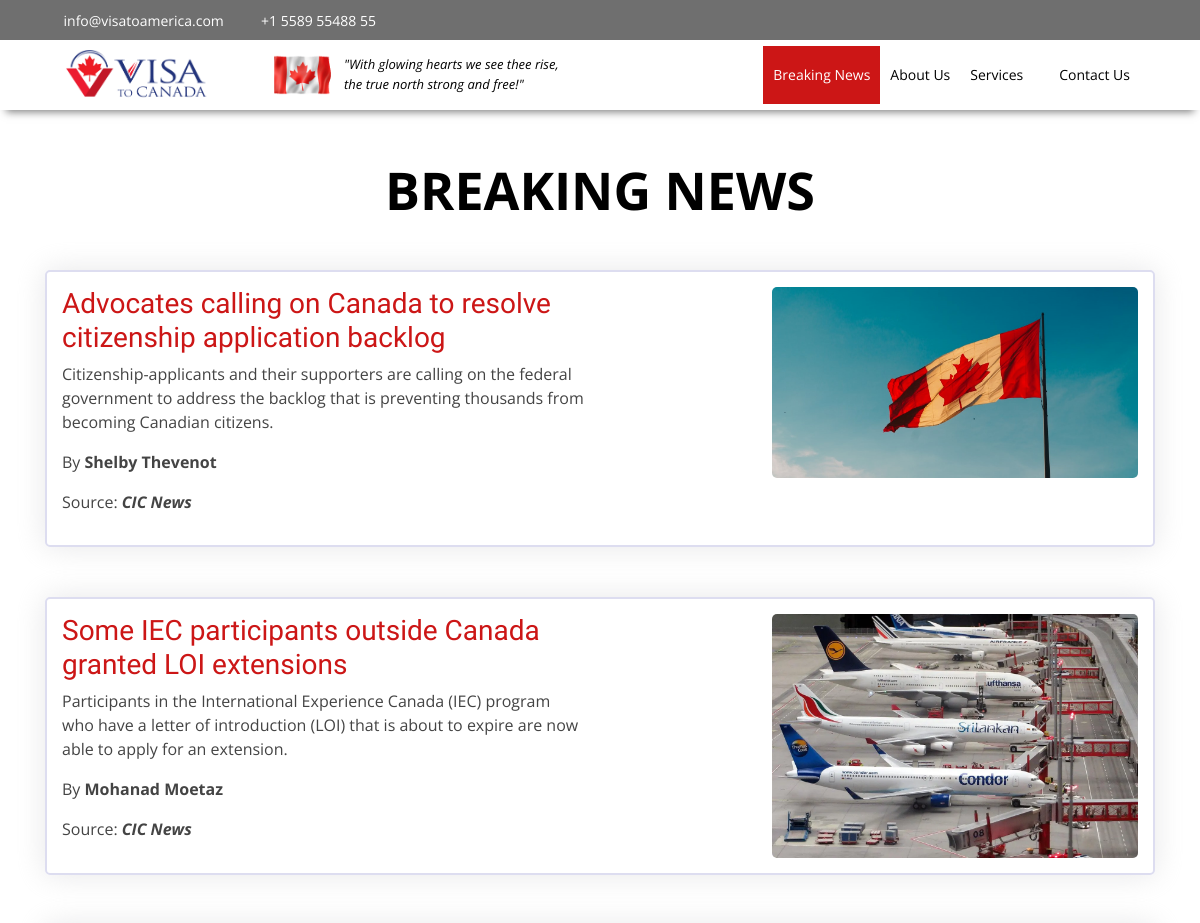
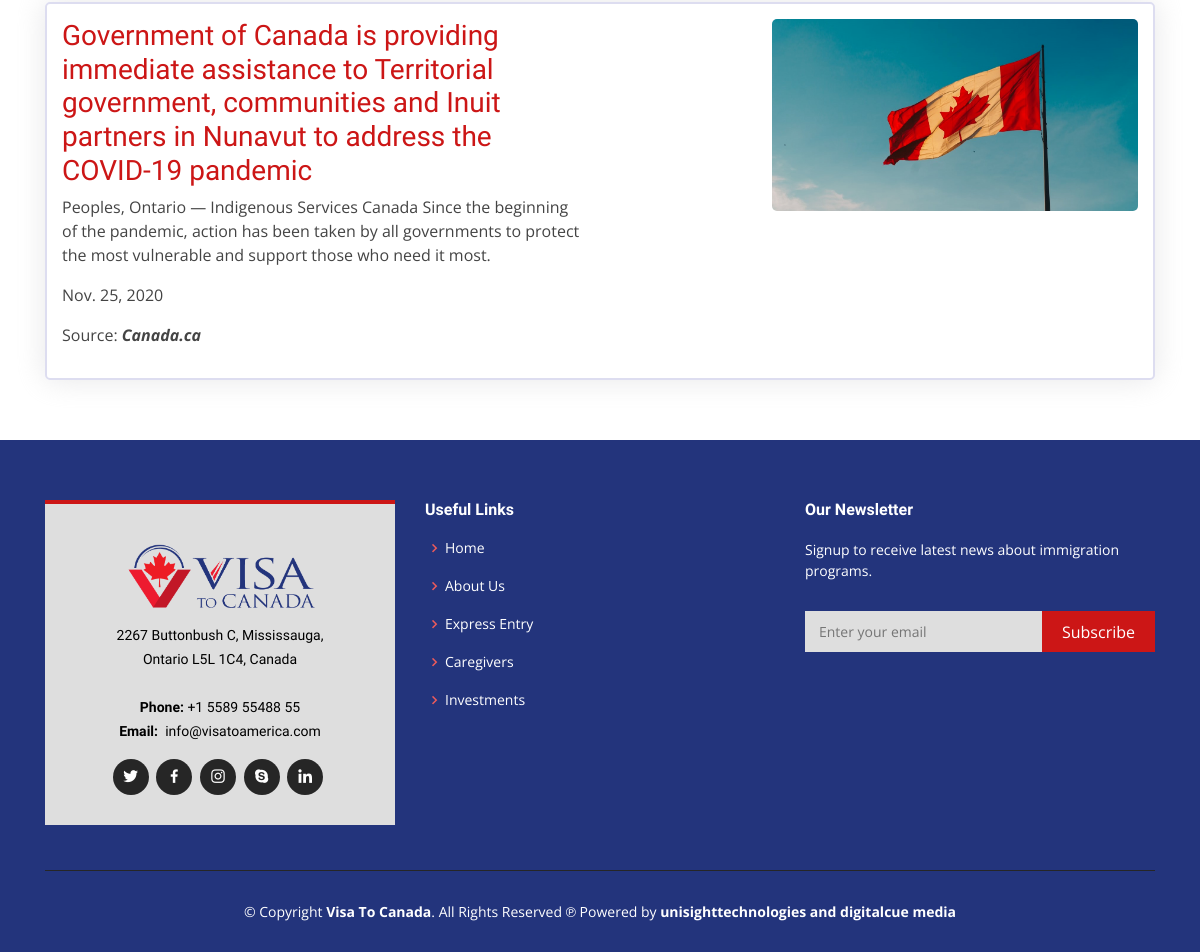
The app's page /blogs/ with its own data (2 pictures, top to bottom).
### visa_app/models.py (models this page shows, shortened)
class News(models.Model):
    CHOICES = [
        ('CIC News', 'CIC News'),
        ('Canada.ca', 'Canada.ca')
    ]
    title = models.CharField(max_length=300)
    author = models.CharField(max_length=150, null=True, blank=True)
    date = models.DateField(null=True, blank=True)
    description = models.CharField(max_length=600)
    source = models.CharField(max_length=50, choices=CHOICES, default="CIC News")
    url = models.URLField(max_length=300, help_text="Paste the URL of the article that you are creating.")
    image = models.ImageField(upload_to='', default='default.png')
    class Meta:
        verbose_name_plural = "News"
    @property
    def imageURL(self):
        try:
            url = self.image.url
        except:
            url = ''
        return url

### visa_app/views.py (the view)
# urls.py: path('blogs/', views.Blog.as_view(), name="blogs")
class Blog(View):
    def get(self, request, *args, **kwargs):
        news = models.News.objects.all()
        context = {
            'news': news
        }
        return render(request, 'blogs.html', context=context)

### visa_app/templates/blogs.html
{% extends 'base.html' %}
{% load static %}
{% block body_block %}
<main id="main">
<section id="blogs">
<div class="section-title">
  <span style="color: black;">Breaking News</span>
</div>
  <div class="container">
    {% for article in news %}
          <div class="blog-box">
            <div class="row" data-aos="fade-up">
            <div class="col">
              <a href="{{ article.url }}"><h3 class="blog-head">{{ article.title }}</h3></a>
              <p class="blog-para">{{ article.description }}</p>
              {% if article.author %}
                <p class="blog-author">By <b>{{ article.author }}</b></p>
              {% endif %}
              {% if article.date %}
                <p class="blog-date">{{ article.date }}</p>
              {% endif %}
              <p class="blog-source">Source: <i><b>{{ article.source }}</b></i></p>
            </div>
            <div class="col">
              <img class="blog-img" src="{{ article.imageURL }}" alt="">
            </div>
          </div>
          </div>
    {% endfor %}
  </div>
</section>
</main>
{% endblock %}

### visa_app/templates/base.html (shortened to what this page needs)
<!DOCTYPE html>
{% load static %}
<html lang="en">
<head>
  <link href="{% static 'assets/vendor/bootstrap/css/bootstrap.min.css' %}" rel="stylesheet">
  <link href="{% static 'assets/vendor/icofont/icofont.min.css' %}" rel="stylesheet">
  <link href="{% static 'assets/vendor/boxicons/css/boxicons.min.css' %}" rel="stylesheet">
  <link href="{% static 'assets/vendor/venobox/venobox.css' %}" rel="stylesheet">
  <link href="{% static 'assets/vendor/owl.carousel/assets/owl.carousel.min.css' %}" rel="stylesheet">
  <link href="{% static 'assets/vendor/aos/aos.css' %}" rel="stylesheet">
  <link href="{% static 'assets/css/style.css' %}" rel="stylesheet">
  <link href="{% static 'assets/css/main.css' %}" rel="stylesheet">
</head>
<body style="background-color: #dedede">
    <div id="topbar" class="d-none d-lg-flex align-items-center fixed-top ">
      <div class="container d-flex">
        <div class="contact-info mr-auto">
          <i class="icofont-envelope"></i> <a href="mailto:Info@visatoamerica.com">info@visatoamerica.com</a>
          <i class="icofont-phone"></i> +1 5589 55488 55
        </div>
        <div class="social-links">
          <a href="#" class="twitter"><i class="icofont-twitter"></i></a>
          <a href="#" class="facebook"><i class="icofont-facebook"></i></a>
          <a href="#" class="instagram"><i class="icofont-instagram"></i></a>
          <a href="#" class="skype"><i class="icofont-skype"></i></a>
          <a href="#" class="linkedin"><i class="icofont-linkedin"></i></a>
        </div>
      </div>
    </div>
    <header id="header" class="fixed-top ">
      <div class="container-nav d-flex align-items-center">
        <a href="{% url 'index' %}" class="logo1"><img src="{% static 'assets/img/logo/VisaTo_CANADA-logo-8F-final.JPG' %}" alt="" class="img-fluid"></a>
        <a href="#"> <img src="{% static 'assets/img/flag-gif.gif' %}" style="height:40px"> </a>
        <div class="nav-inspiring">
          <p class="font-italic">"With glowing hearts we see thee rise,<br>the true north strong and free!"</p>
        </div>
        <nav class="nav-menu ml-auto d-none d-lg-block">
          <ul>
            <li id="news-btn" class="news-btn"><a href="{% url 'blogs' %}">Breaking News</a></li>
            <li> <a href="{% url 'about' %}">About Us</a></li>
            <li class="drop-down"><a href="{% url 'index' %}">Services</a>
            </li>
            <li><a href="{% url 'contact' %}">Contact Us</a></li>
          </ul>
        </nav>
      </div>
    </header>
{% block body_block %}
{% endblock %}
    <footer id="footer">
      <div class="footer-top">
        <div class="container">
          <div class="row">
            <div class="col-lg-4 col-md-6">
              <div class="footer-info">
                <img class="footer-logo" src="{% static 'assets/img/logo/logo-trans.png' %}" alt="">
                <p>
                2267 Buttonbush C, Mississauga, <br> Ontario L5L 1C4, Canada <br><br>
                  <strong>Phone:</strong> +1 5589 55488 55<br>
                  <strong>Email:</strong>&ensp;info@visatoamerica.com<br>
                </p>
                <div class="social-links mt-3">
                  <a href="#" class="twitter"><i class="bx bxl-twitter"></i></a>
                  <a href="#" class="facebook"><i class="bx bxl-facebook"></i></a>
                  <a href="#" class="instagram"><i class="bx bxl-instagram"></i></a>
                  <a href="#" class="google-plus"><i class="bx bxl-skype"></i></a>
                  <a href="#" class="linkedin"><i class="bx bxl-linkedin"></i></a>
                </div>
              </div>
            </div>
            <div class="col-lg-2 col-md-6 footer-links">
              <h4>Useful Links</h4>
              <ul>
                <li><i class="bx bx-chevron-right"></i> <a href="{% url 'index' %}">Home</a></li>
                <li><i class="bx bx-chevron-right"></i> <a href="{% url 'about' %}">About Us</a></li>
                <li><i class="bx bx-chevron-right"></i> <a href="{% url 'express_entry' %}">Express Entry</a></li>
                <li><i class="bx bx-chevron-right"></i> <a href="{% url 'care_giver' %}">Caregivers</a></li>
                <li><i class="bx bx-chevron-right"></i> <a href="#">Investments</a></li>
              </ul>
            </div>
            <div class="ml-auto col-lg-4 col-md-6 footer-newsletter">
              <h4>Our Newsletter</h4>
              <p>Signup to receive latest news about immigration programs.</p>
              <form style="background: #dedede" action="" method="post">
                <input placeholder="Enter your email" style="background: #dedede" type="email" name="email"><input type="submit" value="Subscribe">
              </form>
            </div>
          </div>
        </div>
      </div>
      <div class="container">
        <div class="copyright">
          &copy; Copyright <strong><span>Visa To Canada</span></strong>. All Rights Reserved
          &copysr; Powered by <strong> <span>unisighttechnologies and digitalcue media</span></strong>
        </div>
      </div>
    </footer>
</body>
</html>

### visa_app/static/assets/css/style.css (style rules this page uses)
body { font-family: "Open Sans", sans-serif; color: #444444; }
a { color: #cc1616; }
h1, h2, h3, h4, h5, h6 { font-family: "Raleway", sans-serif; }
#topbar { height: 40px; font-size: 14px; transition: all 0.5s; color: #000000; }
#topbar .contact-info a { line-height: 1; color: #000000; transition: 0.3s; }
#topbar .contact-info i { color: #cc1616; padding-right: 4px; }
#topbar .contact-info i.icofont-phone { margin-left: 15px; }
#topbar .social-links a { color: rgba(255, 255, 255, 0.5); padding-left: 15px; display: inline-block; line-height: 1px; transition: 0.3s; }
#topbar .social-links a:first-child { border-left: 0; }
#header { background: white; color: black; transition: all 0.5s; z-index: 997; top: 40px; }
.nav-menu ul { margin: 0; padding: 0; list-style: none; }
.nav-menu > ul { display: flex; }
.nav-menu > ul > li { position: relative; white-space: nowrap; padding: 18px 5px; margin-left: 0px; transition: 0.3s; }
.nav-inspiring p { color: #ffffff; font-size: small; padding-top: 15px; margin-left: 10px; }
.nav-menu a { display: block; position: relative; color: #fff; transition: 0.3s; font-size: 14px; font-family: "Open Sans", sans-serif; }
.nav-menu .drop-down > a:after { content: "\ea99"; font-family: IcoFont; padding-left: 5px; }
.mobile-nav { position: fixed; top: 55px; right: 15px; bottom: 15px; left: 15px; z-index: 9999; overflow-y: auto; background: #fff; transition: ease-in-out 0.2s; opacity: 0; visibility: hidden; border-radius: 10px; padding: 10px 0; }
.mobile-nav * { margin: 0; padding: 0; list-style: none; }
.mobile-nav a { display: block; position: relative; color: #191919; padding: 10px 20px; font-weight: 500; outline: none; }
.mobile-nav .drop-down > a:after { content: "\ea99"; font-family: IcoFont; padding-left: 10px; position: absolute; right: 15px; }
.mobile-nav .drop-down > a { padding-right: 35px; }
section { padding: 60px 0; overflow: hidden; }
.section-title { text-align: center; padding: 30px 0; position: relative; }
.section-title span { position: absolute; top: 30px; color: #f4f4f4; left: 0; right: 0; z-index: 1; font-weight: 700; font-size: 52px; text-transform: uppercase; line-height: 0; }
#footer { background: #0c0c0c; padding: 0 0 30px 0; color: #fff; font-size: 14px; }
#footer .footer-top { padding: 60px 0 30px 0; }
#footer .footer-top .footer-info { margin-bottom: 15px; background: #191919; color: #fff; border-top: 4px solid #cc1616; text-align: center; padding: 30px 20px; }
#footer .footer-top .footer-info p { font-size: 14px; line-height: 24px; margin-bottom: 0; font-family: "Raleway", sans-serif; }
#footer .footer-top .social-links a { font-size: 18px; display: inline-block; background: #262626; color: #fff; line-height: 1; padding: 8px 0; margin-right: 4px; border-radius: 50%; text-align: center; width: 36px; height: 36px; transition: 0.3s; }
#footer .footer-top h4 { font-size: 16px; font-weight: 600; color: #fff; position: relative; padding-bottom: 12px; }
#footer .footer-top .footer-links { margin-bottom: 30px; }
#footer .footer-top .footer-links ul { list-style: none; padding: 0; margin: 0; }
#footer .footer-top .footer-links ul i { padding-right: 2px; color: #ed5b5b; font-size: 18px; line-height: 1; }
#footer .footer-top .footer-links ul li { padding: 10px 0; display: flex; align-items: center; }
#footer .footer-top .footer-links ul li:first-child { padding-top: 0; }
#footer .footer-top .footer-links ul a { color: #fff; transition: 0.3s; display: inline-block; line-height: 1; }
#footer .footer-top .footer-newsletter form { margin-top: 30px; background: #fff; padding: 6px 10px; position: relative; border-radius: 4; }
#footer .footer-top .footer-newsletter form input[type="email"] { border: 0; padding: 4px; width: calc(100% - 110px); }
#footer .footer-top .footer-newsletter form input[type="submit"] { position: absolute; top: 0; right: 0; bottom: 0; border: 0; background: none; font-size: 16px; padding: 0 20px; background: #cc1616; color: #fff; transition: 0.3s; border-radius: 4; }
#footer .copyright { border-top: 1px solid #262626; text-align: center; padding-top: 30px; }

### records on screen
News: title "Advocates calling on Canada to resolve citizenship application backlog", description "Citizenship-applicants and their supporters are calling on the federal government to address the backlog that is preventing thousands from becoming Canadian citizens.", author "Shelby Thevenot", source "CIC News", imageURL (placeholder picture)
News: title "Some IEC participants outside Canada granted LOI extensions", description "Participants in the International Experience Canada (IEC) program who have a letter of introduction (LOI) that is about to expire are now able to apply for an extension.", author "Mohanad Moetaz", source "CIC News", imageURL (picture)
News: title "Government of Canada is providing immediate assistance to Territorial government, communities and Inuit partners in Nunavut to address the COVID-19 pandemic", description "Peoples, Ontario — Indigenous Services Canada Since the beginning of the pandemic, action has been taken by all governments to protect the most vulnerable and support those who need it most.", date "Nov. 25, 2020", source "Canada.ca", imageURL (placeholder picture)
